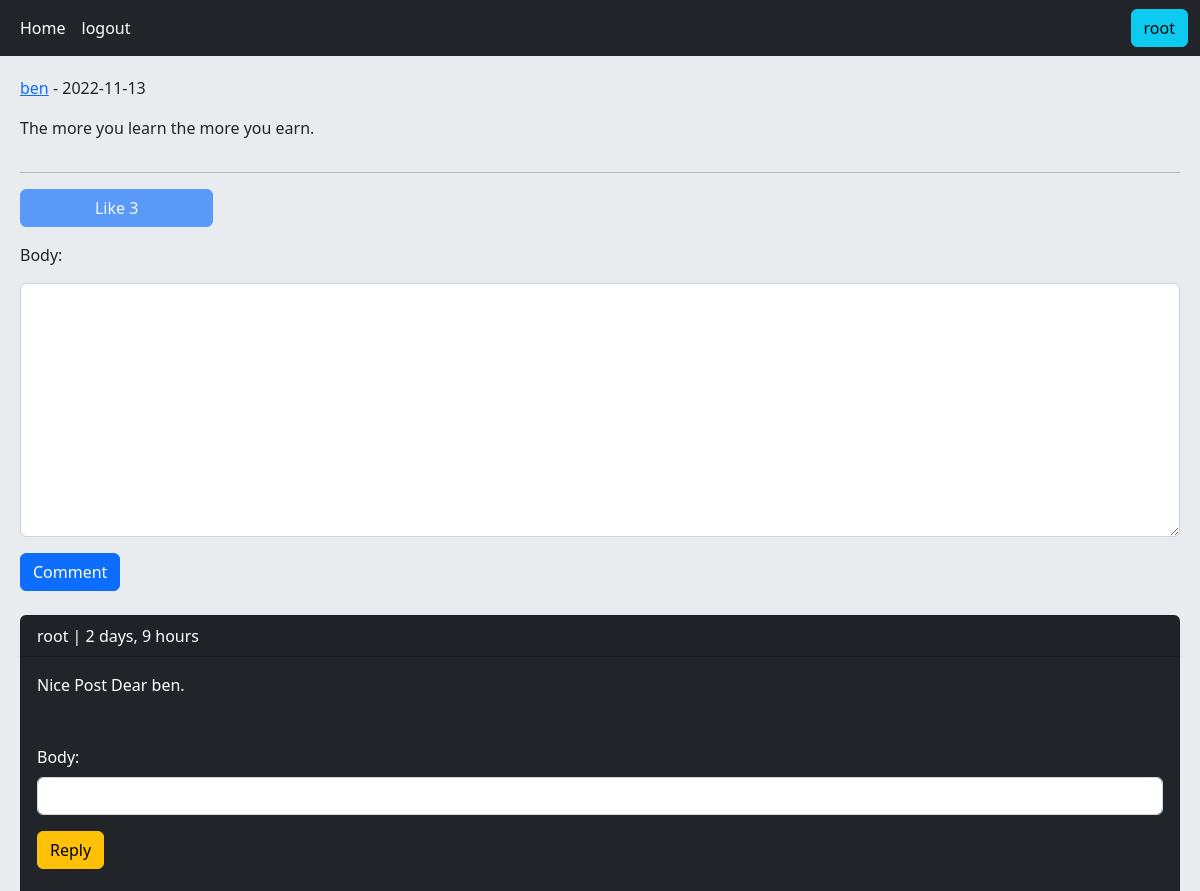
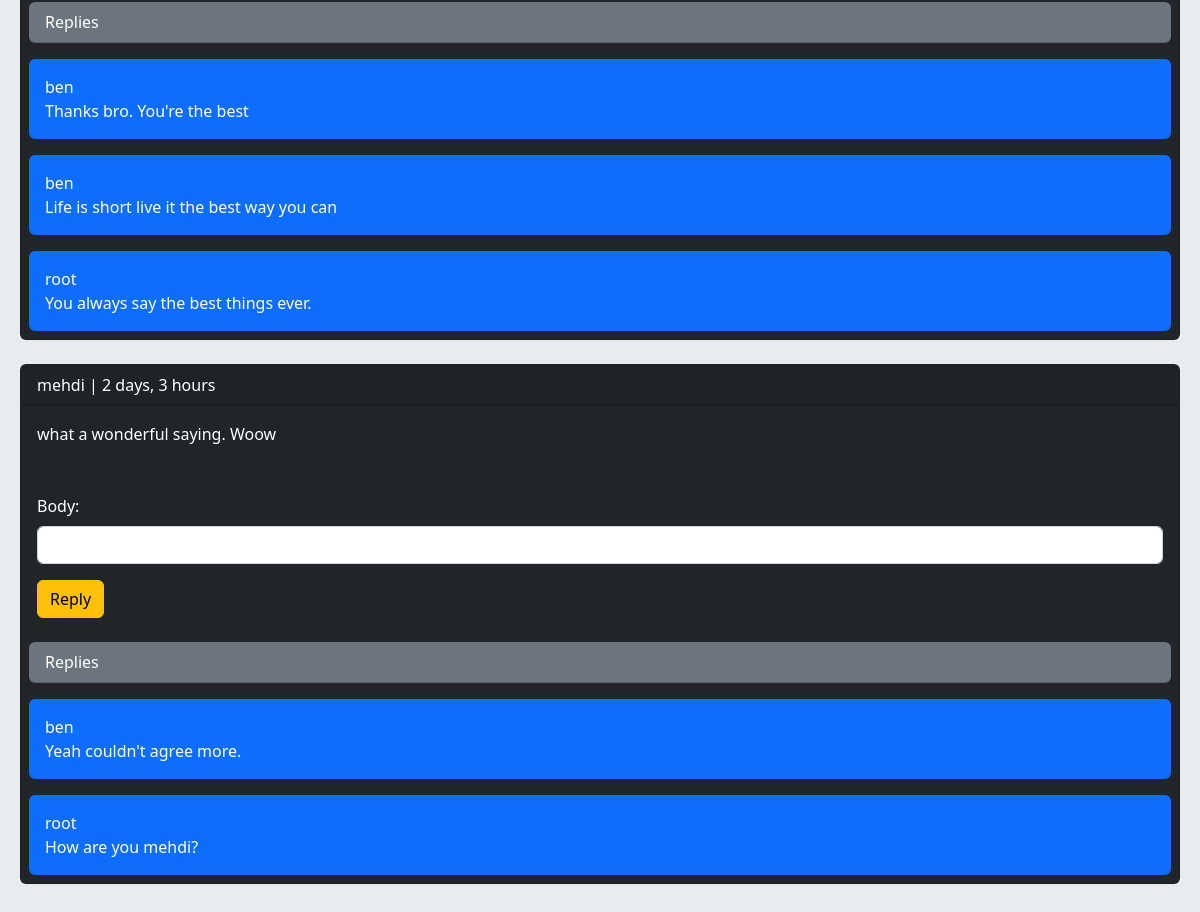
/post/4/the-more-you-learn-the-more-you-earn (signed in), run on the app's committed database (2 pictures, top to bottom).
### home/models.py (models this page shows, shortened)
class Post(models.Model):
    user = models.ForeignKey(User, on_delete=models.CASCADE, related_name='posts')
    body = models.TextField()
    slug = models.SlugField()
    created = models.DateTimeField(auto_now_add=True)
    updated = models.DateTimeField(auto_now=True)
    class Meta:
        ordering = ['-created']
    def likes_count(self):
        return self.pvotes.count()
    def user_can_like(self, user):
        user_like = user.uvotes.filter(post=self)
        if user_like.exists():
            return True
        return False

class Comment(models.Model):
    user = models.ForeignKey(User, on_delete=models.CASCADE, related_name='ucomments')
    post = models.ForeignKey(Post, on_delete=models.CASCADE, related_name='pcomments')
    reply = models.ForeignKey('self', on_delete=models.CASCADE, related_name='rcomments', blank=True, null=True)
    is_reply = models.BooleanField(default=False)
    body = models.TextField(max_length=400)
    created = models.DateTimeField(auto_now_add=True)

### home/views.py (the view, shortened to what this page needs)
# urls.py: path('post/<int:post_id>/<slug:post_slug>', views.PostDetailView.as_view(), name='post_detail'),
class PostDetailView(View):
    class_form = CommentCreateForm
    class_reply_form = CommentReplyForm
    def setup(self, request, *args, **kwargs):
        self.post_instance = get_object_or_404(Post, pk=kwargs['post_id'], slug=kwargs['post_slug'])
        return super().setup(request, *args, **kwargs)
    def get(self, request, *args, **kwargs):
        post = self.post_instance
        comments = post.pcomments.filter(is_reply=False)
        can_like = request.user.is_authenticated and self.post_instance.user_can_like(request.user)
        context = {'post': post, 'comments': comments, 'form': self.class_form, 'reply_form': self.class_reply_form,
                   'can_like': can_like}
        return render(request, 'home/detail.html', context=context)

### home/templates/home/detail.html (shortened to what this page needs)
{% extends 'base.html' %}
{% block content %}
	<div class="row">
		<div class="col-10">
			<p><a href="{% url 'account:user_profile' post.user.id %}">{{ post.user.username }}</a> - {{ post.updated|date:"Y-m-d" }}</p>
			<p>{{ post.body }}</p>
		</div>
		<div class="col-2 text-end">
		</div>
	</div>
	<hr>
	{% if request.user.is_authenticated %}
		<a href="{% url 'home:post_like' post.id %}" class="{% if can_like %}disabled{% endif %} btn btn-primary col-md-2">Like  {{ post.likes_count }}</a>
		<form action="" method="post" class="mt-3">
			{{ form }}
			<input type="submit" value="Comment" class="btn btn-primary">
		</form>
	{% else %}
		<p class="alert alert-danger">Only users who logged in can send comment</p>
	{% endif %}
	<br>
	{% for comment in comments %}
		<div class="card bg-dark text-white">
			<p class="card-header">{{ comment.user }} | {{ comment.created|timesince }}</p>
			<p class="card-body">{{ comment.body }}</p>
			{% if request.user.is_authenticated %}
				<form action="{% url 'home:add_reply' post.id comment.id %}" method="post" class="p-2 m-2	">
					{{ reply_form.as_p }}
					<input type="submit" value="Reply" class="btn btn-warning">
				</form>
			{% endif %}
			<p class="text-white card-header bg-secondary my-2 mx-2 rounded">Replies</p>
			{% with replies=comment.rcomments.all %}
				{% for reply in replies %}
					<p class="card-body bg-primary p-3 m-2 rounded">{{ reply.user }}<br>{{ reply.body }}</p>
				{% endfor %}
			{% endwith %}
		</div>
		<br>
	{% empty %}
		<p>No comments yet!</p>
	{% endfor %}
{% endblock %}

### templates/inc/navbar.html
<nav class="navbar navbar-expand-lg bg-dark navbar-dark">
  <div class="container-fluid">
    <div class="navbar-nav col-11">
      <a class="nav-link active" href="{% url 'home:home' %}">Home</a>
			{% if not request.user.is_authenticated %}
      <a class="nav-link active" href="{% url 'account:user_register' %}">Register</a>
      <a class="nav-link active" href="{% url 'account:user_login' %}">Login</a>
				</div>
			{% else %}
      	<a class="nav-link active" href="{% url 'account:user_logout' %}">logout</a>
				</div>
				<div class="col-1 d-flex justify-content-end">
					<a class="btn btn-info" href="{% url 'account:user_profile' request.user.id %}">{{ request.user.username }}</a>
				{% endif %}
		</div>
  </div>
</nav>

### data on the page
Post: user.username "ben", updated "2022-11-13", body "The more you learn the more you earn.", likes_count "3"
Comment: user "root", created "2 days, 9 hours", body "Nice Post Dear ben."
Comment: user "ben", body "Thanks bro. You're the best"
Comment: user "ben", body "Life is short live it the best way you can"
Comment: user "root", body "You always say the best things ever."
Comment: user "mehdi", created "2 days, 3 hours", body "what a wonderful saying. Woow"
Comment: user "ben", body "Yeah couldn't agree more."
Comment: user "root", body "How are you mehdi?"

### other printed values
{{ request.user.username }} "root"
